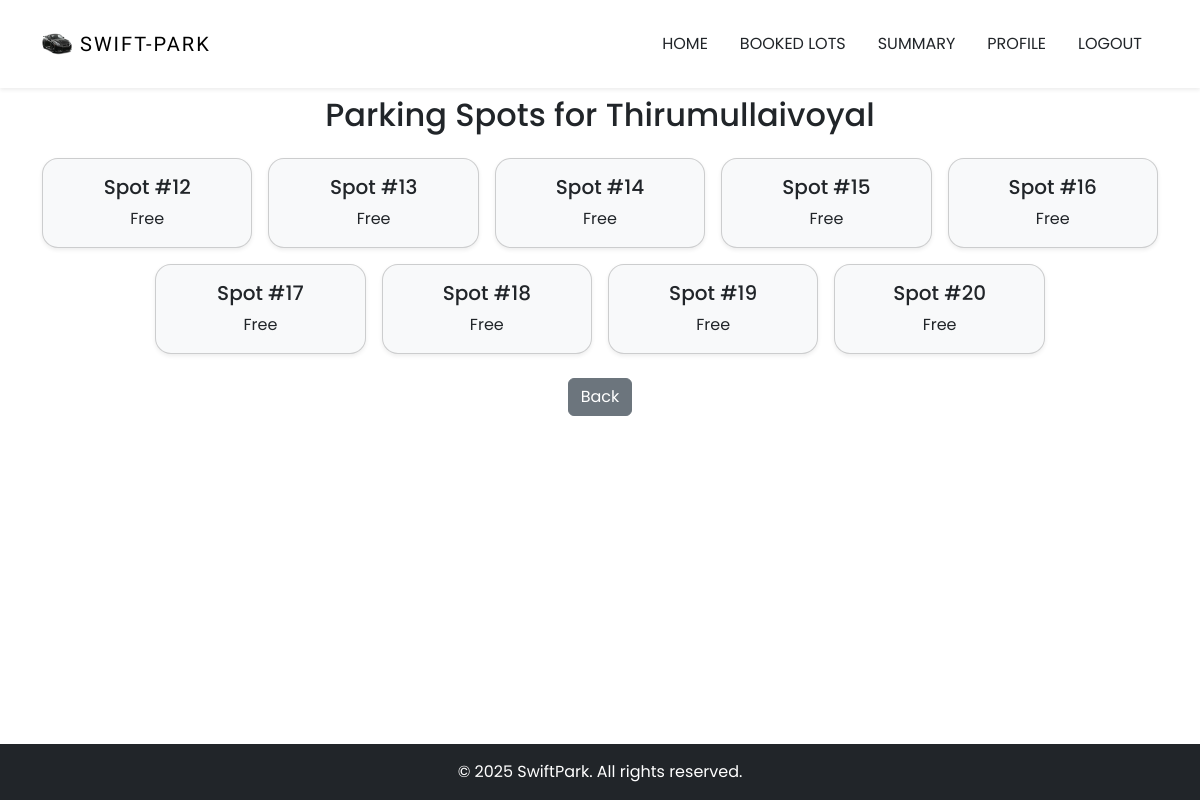
/user/show_parking_spots/2 (signed in), run on the app's committed database.
### WorkSpace/models.py (models this page shows, shortened)
class ParkingLot(db.Model):
    id = db.Column(db.Integer, primary_key=True)
    prime_location_name = db.Column(db.String(150), nullable=False)
    price = db.Column(db.Float, nullable=False)
    address = db.Column(db.String(250), nullable=False)
    pin_code = db.Column(db.Integer, nullable=False)
    maximum_number_of_spots = db.Column(db.Integer, nullable=False)
    is_deleted = db.Column(db.Boolean , default = False , nullable = False)
    spots = db.relationship('ParkingSpot', backref='lot', lazy=True)
    reservations = db.relationship('Reservation', backref='lot', lazy=True)

class ParkingSpot(db.Model):
    id = db.Column(db.Integer, primary_key=True)
    lot_id = db.Column(db.Integer, db.ForeignKey('parking_lot.id'), nullable=False)
    status = db.Column(db.String(1), nullable=False)  # 'F' or 'O'
    is_deleted = db.Column(db.Boolean , default = False , nullable = False)
    reservations = db.relationship('Reservation', backref='spot', lazy=True)

### WorkSpace/routes.py (the view)
@routes.route('/user/show_parking_spots/<int:lot_id>')
@login_required
def show_parking_spots(lot_id) :
    parking_spots = ParkingSpot.query.filter_by(lot_id = lot_id , status = "F" , is_deleted = False).all()
    parking_lot = ParkingLot.query.filter_by(id = lot_id , is_deleted = False).first_or_404()
    return render_template('show_parking_spots.html' , spots = parking_spots , parking_lot = parking_lot)

### WorkSpace/templates/show_parking_spots.html
{% extends "base.html" %}
{% block content %}
<div class="d-flex flex-column min-vh-100">
    <div class="container mt-5 pt-5 flex-grow-1">
        <h2 class="mb-4 text-center">Parking Spots for {{ parking_lot.prime_location_name }}</h2>
        <div class="row row-cols-2 row-cols-sm-3 row-cols-md-4 row-cols-lg-5 g-3 justify-content-center">
            {% for spot in spots %}
            <div class="col">
                <div class="card text-center shadow-sm {% if spot.status == 'O' %}bg-danger text-white{% else %}bg-light{% endif %}">
                    <div class="card-body p-3">
                        <h5 class="card-title">Spot #{{spot.id}}</h5>
                        <p class="card-text">{{ 'Occupied' if spot.status == 'O' else 'Free' }}</p>
                    </div>
                </div>
            </div>
            {% endfor %}
        </div>
        <div class="text-center mt-4">
            <a href="{{ url_for('routes.user_dashboard') }}" class="btn btn-secondary">Back</a>
    </div>
</div>
{% endblock %}

### WorkSpace/static/styling/styles.css (style rules this page uses)
html { scroll-behavior: smooth; }
:root { --lg-font: 'Kaisei Tokumin', serif; --sm-font: 'Poppins', sans-serif; --color: #ffffff; --black: black; }
body { font-family: 'Poppins' , 'sans-serif'; }
.card { transition: transform 0.2s ease, box-shadow 0.3s ease; border-radius: 16px; }

### data on the page
ParkingLot: prime_location_name "Thirumullaivoyal"
ParkingSpot: id "12", status "Free"
ParkingSpot: id "13", status "Free"
ParkingSpot: id "14", status "Free"
ParkingSpot: id "15", status "Free"
ParkingSpot: id "16", status "Free"
ParkingSpot: id "17", status "Free"
ParkingSpot: id "18", status "Free"
ParkingSpot: id "19", status "Free"
ParkingSpot: id "20", status "Free"
